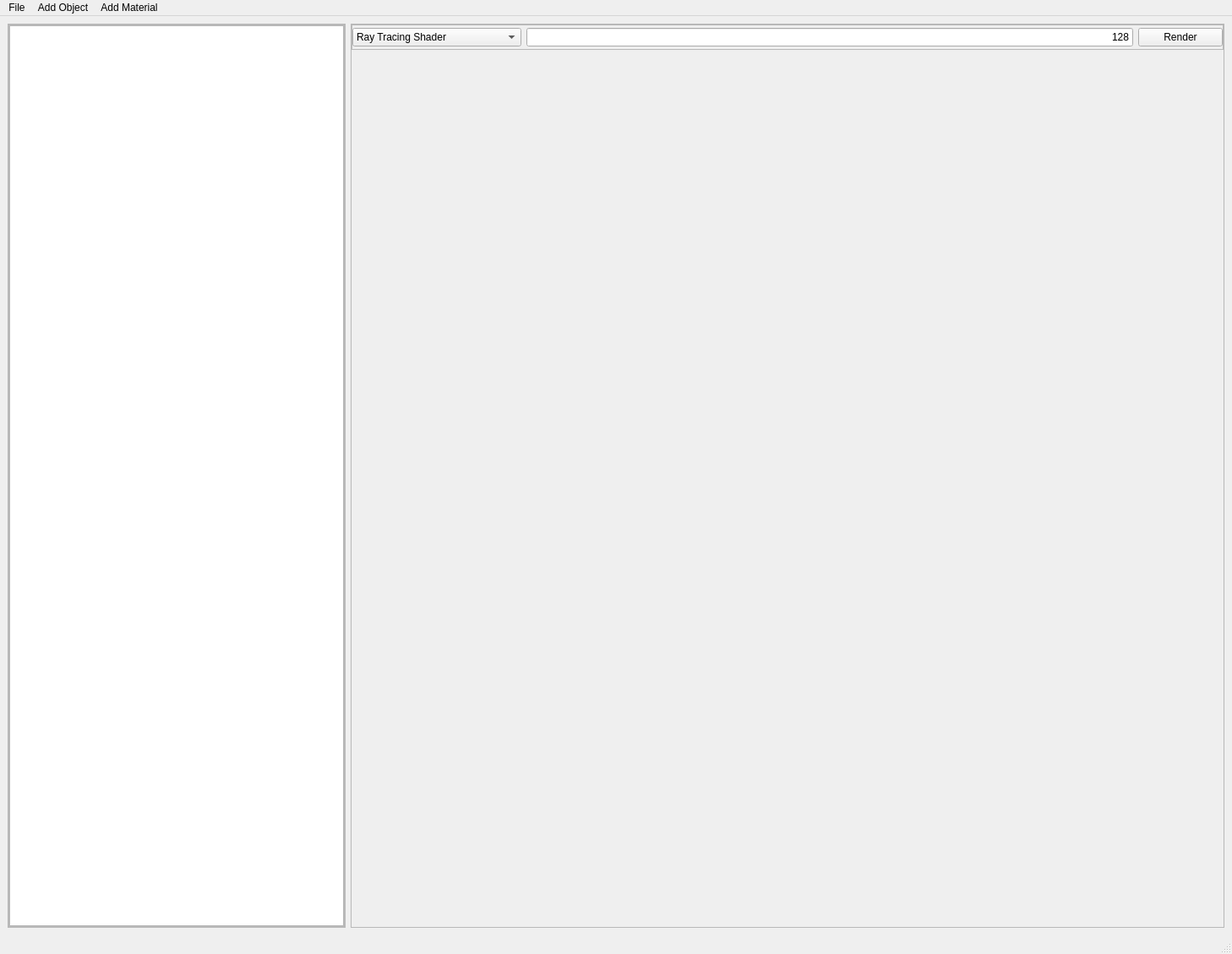
<?xml version="1.0" encoding="UTF-8"?>
<ui version="4.0">
 <class>MainWindow</class>
 <widget class="QMainWindow" name="MainWindow">
  <property name="geometry">
   <rect>
    <x>0</x>
    <y>0</y>
    <width>1458</width>
    <height>1129</height>
   </rect>
  </property>
  <property name="windowTitle">
   <string>MainWindow</string>
  </property>
  <widget class="QWidget" name="centralwidget">
   <layout class="QHBoxLayout" name="horizontalLayout_3">
    <item>
     <widget class="QFrame" name="frame">
      <property name="minimumSize">
       <size>
        <width>400</width>
        <height>0</height>
       </size>
      </property>
      <property name="maximumSize">
       <size>
        <width>400</width>
        <height>16777215</height>
       </size>
      </property>
      <property name="frameShape">
       <enum>QFrame::StyledPanel</enum>
      </property>
      <property name="frameShadow">
       <enum>QFrame::Raised</enum>
      </property>
      <layout class="QHBoxLayout" name="horizontalLayout">
       <property name="leftMargin">
        <number>0</number>
       </property>
       <property name="topMargin">
        <number>0</number>
       </property>
       <property name="rightMargin">
        <number>0</number>
       </property>
       <property name="bottomMargin">
        <number>0</number>
       </property>
       <item>
        <widget class="QScrollArea" name="scrollArea">
         <property name="widgetResizable">
          <bool>true</bool>
         </property>
         <widget class="QWidget" name="scrollAreaWidgetContents">
          <property name="geometry">
           <rect>
            <x>0</x>
            <y>0</y>
            <width>396</width>
            <height>1059</height>
           </rect>
          </property>
          <layout class="QVBoxLayout" name="verticalLayout_2">
           <property name="leftMargin">
            <number>0</number>
           </property>
           <property name="topMargin">
            <number>0</number>
           </property>
           <property name="rightMargin">
            <number>0</number>
           </property>
           <property name="bottomMargin">
            <number>0</number>
           </property>
           <item>
            <widget class="QPlainTextEdit" name="textEdit"/>
           </item>
          </layout>
         </widget>
        </widget>
       </item>
      </layout>
     </widget>
    </item>
    <item>
     <widget class="QFrame" name="frame_2">
      <property name="frameShape">
       <enum>QFrame::StyledPanel</enum>
      </property>
      <property name="frameShadow">
       <enum>QFrame::Raised</enum>
      </property>
      <layout class="QVBoxLayout" name="verticalLayout">
       <property name="leftMargin">
        <number>0</number>
       </property>
       <property name="topMargin">
        <number>0</number>
       </property>
       <property name="rightMargin">
        <number>0</number>
       </property>
       <property name="bottomMargin">
        <number>0</number>
       </property>
       <item>
        <layout class="QVBoxLayout" name="verticalLayout_5">
         <item>
          <widget class="QFrame" name="frame_4">
           <property name="maximumSize">
            <size>
             <width>16777215</width>
             <height>30</height>
            </size>
           </property>
           <property name="frameShape">
            <enum>QFrame::StyledPanel</enum>
           </property>
           <property name="frameShadow">
            <enum>QFrame::Raised</enum>
           </property>
           <layout class="QHBoxLayout" name="horizontalLayout_2">
            <property name="leftMargin">
             <number>0</number>
            </property>
            <property name="topMargin">
             <number>0</number>
            </property>
            <property name="rightMargin">
             <number>0</number>
            </property>
            <property name="bottomMargin">
             <number>0</number>
            </property>
            <item>
             <widget class="QComboBox" name="comboBox">
              <property name="minimumSize">
               <size>
                <width>200</width>
                <height>0</height>
               </size>
              </property>
              <item>
               <property name="text">
                <string>Ray Tracing Shader</string>
               </property>
              </item>
              <item>
               <property name="text">
                <string>Normal Shader</string>
               </property>
              </item>
              <item>
               <property name="text">
                <string>Depth Shader</string>
               </property>
              </item>
              <item>
               <property name="text">
                <string>Scattering Shader</string>
               </property>
              </item>
              <item>
               <property name="text">
                <string>Cosine Lambertian Shader</string>
               </property>
              </item>
              <item>
               <property name="text">
                <string>Lights Lambertian Shader</string>
               </property>
              </item>
             </widget>
            </item>
            <item>
             <widget class="QLineEdit" name="lineEdit">
              <property name="inputMethodHints">
               <set>Qt::ImhDigitsOnly</set>
              </property>
              <property name="text">
               <string>128</string>
              </property>
              <property name="maxLength">
               <number>10</number>
              </property>
              <property name="alignment">
               <set>Qt::AlignRight|Qt::AlignTrailing|Qt::AlignVCenter</set>
              </property>
             </widget>
            </item>
            <item>
             <widget class="QPushButton" name="pushButton">
              <property name="minimumSize">
               <size>
                <width>100</width>
                <height>0</height>
               </size>
              </property>
              <property name="maximumSize">
               <size>
                <width>100</width>
                <height>16777215</height>
               </size>
              </property>
              <property name="text">
               <string>Render</string>
              </property>
              <property name="default">
               <bool>false</bool>
              </property>
              <property name="flat">
               <bool>false</bool>
              </property>
             </widget>
            </item>
           </layout>
          </widget>
         </item>
         <item>
          <widget class="QLabel" name="label">
           <property name="sizePolicy">
            <sizepolicy hsizetype="Ignored" vsizetype="Ignored">
             <horstretch>0</horstretch>
             <verstretch>0</verstretch>
            </sizepolicy>
           </property>
           <property name="inputMethodHints">
            <set>Qt::ImhDigitsOnly</set>
           </property>
           <property name="text">
            <string/>
           </property>
           <property name="scaledContents">
            <bool>true</bool>
           </property>
          </widget>
         </item>
        </layout>
       </item>
      </layout>
     </widget>
    </item>
   </layout>
  </widget>
  <widget class="QMenuBar" name="menubar">
   <property name="geometry">
    <rect>
     <x>0</x>
     <y>0</y>
     <width>1458</width>
     <height>24</height>
    </rect>
   </property>
   <widget class="QMenu" name="menuFile">
    <property name="title">
     <string>File</string>
    </property>
    <addaction name="actionOpen_Scene"/>
    <addaction name="actionSave_Scene"/>
    <addaction name="actionRender_Scene_2"/>
   </widget>
   <widget class="QMenu" name="menuAdd_Object">
    <property name="title">
     <string>Add Object</string>
    </property>
    <addaction name="actionAdd_Sphere"/>
    <addaction name="actionAdd_Rectangle"/>
    <addaction name="actionAdd_YZ_Rectangle"/>
    <addaction name="actionAdd_YZ_Rectangle_2"/>
    <addaction name="actionBox"/>
    <addaction name="actionMoving_Sphere"/>
    <addaction name="separator"/>
    <addaction name="actionTranslation"/>
    <addaction name="actionRotation"/>
   </widget>
   <widget class="QMenu" name="menuAdd_Material">
    <property name="title">
     <string>Add Material</string>
    </property>
    <addaction name="actionLambertian"/>
    <addaction name="actionMetak"/>
    <addaction name="actionDielectric"/>
    <addaction name="actionDiffuse_Light"/>
   </widget>
   <addaction name="menuFile"/>
   <addaction name="menuAdd_Object"/>
   <addaction name="menuAdd_Material"/>
  </widget>
  <widget class="QStatusBar" name="statusbar"/>
  <action name="actionOpen_Scene">
   <property name="text">
    <string>Open Scene</string>
   </property>
   <property name="shortcut">
    <string>Ctrl+O</string>
   </property>
  </action>
  <action name="actionSave_Scene">
   <property name="text">
    <string>Save Scene</string>
   </property>
   <property name="shortcut">
    <string>Ctrl+S</string>
   </property>
  </action>
  <action name="actionAdd_Sphere">
   <property name="text">
    <string>Sphere</string>
   </property>
  </action>
  <action name="actionAdd_Rectangle">
   <property name="text">
    <string>XY Rectangle</string>
   </property>
  </action>
  <action name="actionAdd_YZ_Rectangle">
   <property name="text">
    <string>XZ Rectangle</string>
   </property>
  </action>
  <action name="actionAdd_YZ_Rectangle_2">
   <property name="text">
    <string>YZ Rectangle</string>
   </property>
  </action>
  <action name="actionBox">
   <property name="text">
    <string>Box</string>
   </property>
  </action>
  <action name="actionMoving_Sphere">
   <property name="text">
    <string>Moving Sphere</string>
   </property>
  </action>
  <action name="actionTranslation">
   <property name="text">
    <string>Translation</string>
   </property>
  </action>
  <action name="actionRotation">
   <property name="text">
    <string>Rotation</string>
   </property>
  </action>
  <action name="actionLambertian">
   <property name="text">
    <string>Lambertian</string>
   </property>
  </action>
  <action name="actionMetak">
   <property name="text">
    <string>Metal</string>
   </property>
  </action>
  <action name="actionDielectric">
   <property name="text">
    <string>Dielectric</string>
   </property>
  </action>
  <action name="actionDiffuse_Light">
   <property name="text">
    <string>Diffuse Light</string>
   </property>
  </action>
  <action name="actionRender_Scene_2">
   <property name="text">
    <string>Render Scene</string>
   </property>
   <property name="shortcut">
    <string>Ctrl+R</string>
   </property>
  </action>
 </widget>
 <resources>
  <include location="image.qrc"/>
 </resources>
 <connections/>
</ui>
